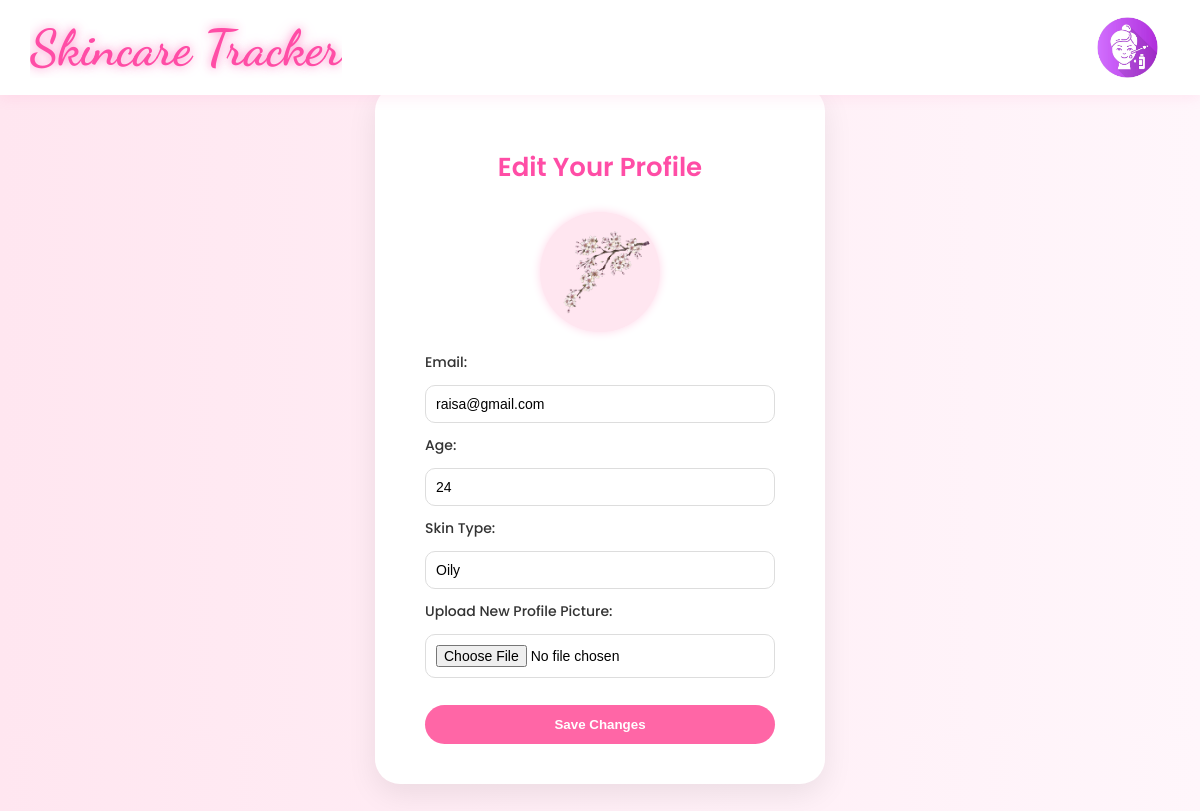
The app's page /user/edit_profile (signed in), older data.
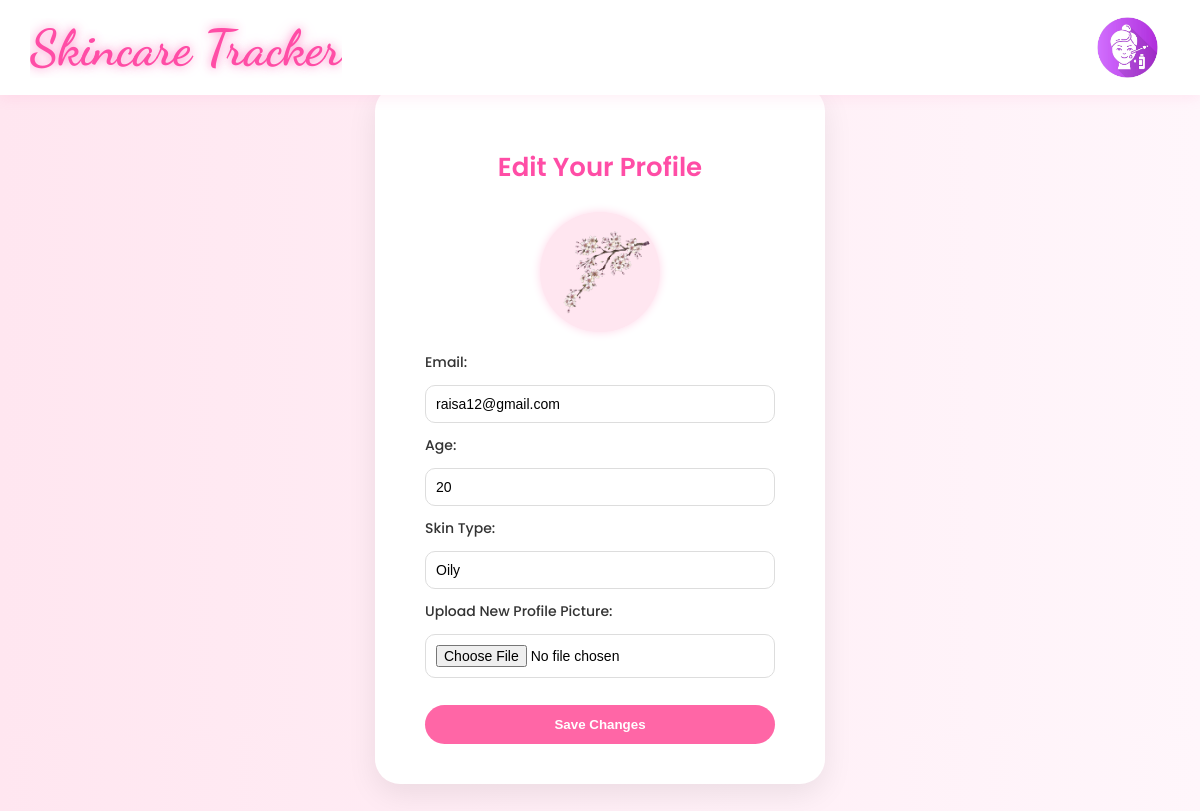
The same page, newer data.
### tables this page shows
CREATE TABLE Users (
    user_id INTEGER PRIMARY KEY AUTOINCREMENT,
    username TEXT UNIQUE NOT NULL,
    password TEXT NOT NULL,
    email TEXT UNIQUE NOT NULL,
    age INTEGER,
    skintype TEXT,
    profile_pic TEXT
);

### routes/user_routes.py (the view, shortened to what this page needs)
@user_bp.route("/edit_profile", methods=["GET", "POST"])
def edit_profile():
    if "user_id" not in session:
        return redirect("user/login")
    db = __import__("app").app.get_db_connection()
    data = db.execute(
        "SELECT email, age, skintype, profile_pic FROM Users WHERE user_id=?",
        (session["user_id"],),
    ).fetchone()
    db.close()
    print("THIS IS THE DATA--->", data)
    return render_template(
        "/edit_profile.html",
        user={
            "email": data[0],
            "age": data[1],
            "skintype": data[2],
            "picture": data[3],
        },
    )

### app.py (called while the page is built)
def get_db_connection():
    conn = sqlite3.connect(st_db)
    conn.row_factory = sqlite3.Row
    return conn

### templates/user/edit_profile.html
{% extends "base.html" %}
{% block content %}
<div class="edit-profile-wrapper">
    <div class="edit-profile-card">
        <h2 class="edit-title">Edit Your Profile</h2>
        <div class="edit-picture-frame">
            <img src="{{ url_for('static', filename='images/' + user.picture) }}" alt="Current Profile" class="edit-profile-pic">
        </div>
        <form method="POST" enctype="multipart/form-data" class="edit-form">
            <label>Email:</label>
            <input type="text" name="email" value="{{ user.email }}" required>
            <label>Age:</label>
            <input type="number" name="age" value="{{ user.age }}" required>
            <label>Skin Type:</label>
            <input type="text" name="skintype" value="{{ user.skintype }}" required>
            <label>Upload New Profile Picture:</label>
            <input type="file" name="profile_picture" accept="image/*">
            <button type="submit" class="save-btn">Save Changes</button>
        </form>
    </div>
</div>
{% endblock %}

Row changes from the older to the newer data that the page shows:
changed Users "Oily": email "raisa@gmail.com" → "raisa12@gmail.com"; age "24" → "20"
